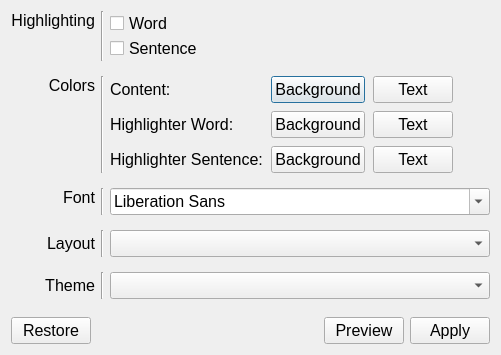
<?xml version="1.0" encoding="UTF-8"?>
<ui version="4.0">
 <class>ColorSettings</class>
 <widget class="QDialog" name="ColorSettings">
  <property name="geometry">
   <rect>
    <x>0</x>
    <y>0</y>
    <width>501</width>
    <height>355</height>
   </rect>
  </property>
  <property name="font">
   <font>
    <pointsize>12</pointsize>
   </font>
  </property>
  <property name="windowTitle">
   <string>Highlighting, Colors, and Fonts</string>
  </property>
  <property name="windowIcon">
   <iconset resource="../../resource.qrc">
    <normaloff>:/classic/icons/color_settings_classic.png</normaloff>:/classic/icons/color_settings_classic.png</iconset>
  </property>
  <layout class="QVBoxLayout" name="verticalLayout_2">
   <item>
    <layout class="QGridLayout" name="gridLayout_3" rowstretch="0,0,0,0,0">
     <property name="verticalSpacing">
      <number>15</number>
     </property>
     <item row="3" column="2">
      <widget class="QComboBox" name="layoutComboBox"/>
     </item>
     <item row="4" column="0">
      <widget class="QLabel" name="label_2">
       <property name="text">
        <string>Theme</string>
       </property>
       <property name="alignment">
        <set>Qt::AlignRight|Qt::AlignTrailing|Qt::AlignVCenter</set>
       </property>
      </widget>
     </item>
     <item row="3" column="0">
      <widget class="QLabel" name="label">
       <property name="text">
        <string>Layout</string>
       </property>
       <property name="alignment">
        <set>Qt::AlignRight|Qt::AlignTrailing|Qt::AlignVCenter</set>
       </property>
      </widget>
     </item>
     <item row="1" column="2">
      <layout class="QFormLayout" name="formLayout">
       <property name="fieldGrowthPolicy">
        <enum>QFormLayout::AllNonFixedFieldsGrow</enum>
       </property>
       <property name="horizontalSpacing">
        <number>8</number>
       </property>
       <property name="verticalSpacing">
        <number>8</number>
       </property>
       <item row="0" column="0">
        <widget class="QLabel" name="label_6">
         <property name="text">
          <string>Content:</string>
         </property>
        </widget>
       </item>
       <item row="0" column="1">
        <layout class="QHBoxLayout" name="horizontalLayout_3">
         <item>
          <widget class="QPushButton" name="contentBackgroundButton">
           <property name="text">
            <string>Background</string>
           </property>
          </widget>
         </item>
         <item>
          <widget class="QPushButton" name="contentTextButton">
           <property name="text">
            <string>Text</string>
           </property>
          </widget>
         </item>
         <item>
          <spacer name="horizontalSpacer_3">
           <property name="orientation">
            <enum>Qt::Horizontal</enum>
           </property>
           <property name="sizeHint" stdset="0">
            <size>
             <width>40</width>
             <height>20</height>
            </size>
           </property>
          </spacer>
         </item>
        </layout>
       </item>
       <item row="1" column="0">
        <widget class="QLabel" name="label_4">
         <property name="text">
          <string>Highlighter Word:</string>
         </property>
        </widget>
       </item>
       <item row="1" column="1">
        <layout class="QHBoxLayout" name="horizontalLayout_4">
         <item>
          <widget class="QPushButton" name="highlighterBackgroundButton">
           <property name="text">
            <string>Background</string>
           </property>
          </widget>
         </item>
         <item>
          <widget class="QPushButton" name="highlighterTextButton">
           <property name="text">
            <string>Text</string>
           </property>
          </widget>
         </item>
         <item>
          <spacer name="horizontalSpacer_2">
           <property name="orientation">
            <enum>Qt::Horizontal</enum>
           </property>
           <property name="sizeHint" stdset="0">
            <size>
             <width>40</width>
             <height>20</height>
            </size>
           </property>
          </spacer>
         </item>
        </layout>
       </item>
       <item row="2" column="0">
        <widget class="QLabel" name="label_5">
         <property name="text">
          <string>Highlighter Sentence:</string>
         </property>
        </widget>
       </item>
       <item row="2" column="1">
        <layout class="QHBoxLayout" name="horizontalLayout_5">
         <item>
          <widget class="QPushButton" name="highlighterLineBackgroundButton">
           <property name="text">
            <string>Background</string>
           </property>
          </widget>
         </item>
         <item>
          <widget class="QPushButton" name="highlighterLineTextButton">
           <property name="text">
            <string>Text</string>
           </property>
          </widget>
         </item>
         <item>
          <spacer name="horizontalSpacer_4">
           <property name="orientation">
            <enum>Qt::Horizontal</enum>
           </property>
           <property name="sizeHint" stdset="0">
            <size>
             <width>40</width>
             <height>20</height>
            </size>
           </property>
          </spacer>
         </item>
        </layout>
       </item>
      </layout>
     </item>
     <item row="0" column="2">
      <layout class="QVBoxLayout" name="verticalLayout">
       <item>
        <widget class="QCheckBox" name="enableHTextCheckBox">
         <property name="text">
          <string>Word</string>
         </property>
        </widget>
       </item>
       <item>
        <widget class="QCheckBox" name="enableHLineCheckBox">
         <property name="text">
          <string>Sentence</string>
         </property>
        </widget>
       </item>
      </layout>
     </item>
     <item row="0" column="1">
      <widget class="Line" name="line_3">
       <property name="orientation">
        <enum>Qt::Vertical</enum>
       </property>
      </widget>
     </item>
     <item row="1" column="0">
      <widget class="QLabel" name="label_7">
       <property name="text">
        <string>Colors</string>
       </property>
       <property name="alignment">
        <set>Qt::AlignRight|Qt::AlignTop|Qt::AlignTrailing</set>
       </property>
      </widget>
     </item>
     <item row="1" column="1">
      <widget class="Line" name="line_4">
       <property name="orientation">
        <enum>Qt::Vertical</enum>
       </property>
      </widget>
     </item>
     <item row="4" column="2">
      <widget class="QComboBox" name="themeComboBox"/>
     </item>
     <item row="4" column="1">
      <widget class="Line" name="line_2">
       <property name="orientation">
        <enum>Qt::Vertical</enum>
       </property>
      </widget>
     </item>
     <item row="3" column="1">
      <widget class="Line" name="line">
       <property name="orientation">
        <enum>Qt::Vertical</enum>
       </property>
      </widget>
     </item>
     <item row="0" column="0">
      <widget class="QLabel" name="label_8">
       <property name="text">
        <string>Highlighting</string>
       </property>
       <property name="alignment">
        <set>Qt::AlignRight|Qt::AlignTop|Qt::AlignTrailing</set>
       </property>
      </widget>
     </item>
     <item row="2" column="0">
      <widget class="QLabel" name="label_9">
       <property name="text">
        <string>Font</string>
       </property>
       <property name="alignment">
        <set>Qt::AlignRight|Qt::AlignTop|Qt::AlignTrailing</set>
       </property>
      </widget>
     </item>
     <item row="2" column="1">
      <widget class="Line" name="line_5">
       <property name="orientation">
        <enum>Qt::Vertical</enum>
       </property>
      </widget>
     </item>
     <item row="2" column="2">
      <widget class="QFontComboBox" name="fontComboBox"/>
     </item>
    </layout>
   </item>
   <item>
    <spacer name="verticalSpacer">
     <property name="orientation">
      <enum>Qt::Vertical</enum>
     </property>
     <property name="sizeHint" stdset="0">
      <size>
       <width>20</width>
       <height>40</height>
      </size>
     </property>
    </spacer>
   </item>
   <item>
    <layout class="QHBoxLayout" name="horizontalLayout">
     <item>
      <widget class="QPushButton" name="restoreButton">
       <property name="toolTip">
        <string>Restores settings to what they were when you opened the window</string>
       </property>
       <property name="text">
        <string>Restore</string>
       </property>
      </widget>
     </item>
     <item>
      <spacer name="horizontalSpacer">
       <property name="orientation">
        <enum>Qt::Horizontal</enum>
       </property>
       <property name="sizeHint" stdset="0">
        <size>
         <width>40</width>
         <height>20</height>
        </size>
       </property>
      </spacer>
     </item>
     <item>
      <widget class="QPushButton" name="previewButton">
       <property name="text">
        <string>Preview</string>
       </property>
      </widget>
     </item>
     <item>
      <widget class="QPushButton" name="applyButton">
       <property name="toolTip">
        <string>Apply new speech settings</string>
       </property>
       <property name="text">
        <string>Apply</string>
       </property>
       <property name="iconSize">
        <size>
         <width>50</width>
         <height>50</height>
        </size>
       </property>
      </widget>
     </item>
    </layout>
   </item>
  </layout>
 </widget>
 <tabstops>
  <tabstop>enableHTextCheckBox</tabstop>
  <tabstop>enableHLineCheckBox</tabstop>
  <tabstop>contentBackgroundButton</tabstop>
  <tabstop>contentTextButton</tabstop>
  <tabstop>highlighterBackgroundButton</tabstop>
  <tabstop>highlighterTextButton</tabstop>
  <tabstop>highlighterLineBackgroundButton</tabstop>
  <tabstop>highlighterLineTextButton</tabstop>
  <tabstop>restoreButton</tabstop>
  <tabstop>previewButton</tabstop>
  <tabstop>applyButton</tabstop>
 </tabstops>
 <resources>
  <include location="../../resource.qrc"/>
 </resources>
 <connections/>
</ui>
